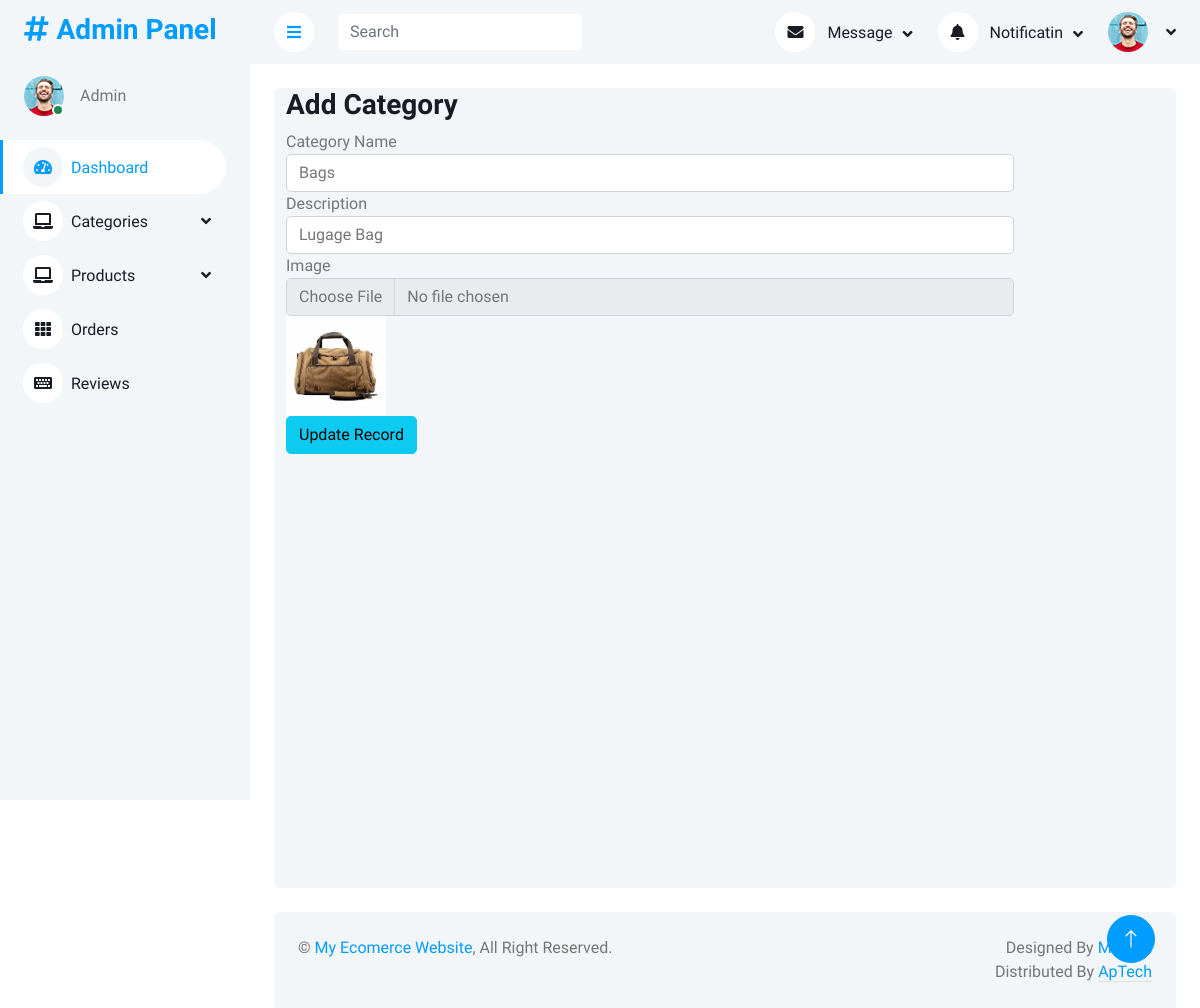
The page /AdminPanel/editCat.php?id=1 on the database its author committed.
### tables this page shows
CREATE TABLE `categories` (
  `id` int(11) NOT NULL,
  `Name` varchar(200) DEFAULT NULL,
  `Description` varchar(500) NOT NULL,
  `image` varchar(300) NOT NULL
);

### AdminPanel/editCat.php (the view)
<?php
include('query.php');
include('header.php');
?>
<?php
if(isset($_GET['id'])){
    $id= $_GET['id'];
    $query = $pdo->prepare("select * from categories where id = :cid");
    $query->bindParam('cid',$id);
    $query-> execute();
    $singleCat = $query->fetch(PDO::FETCH_ASSOC);
}
?>
            <div class="container-fluid pt-4 px-4">
                <div class="row vh-100 bg-light rounded mx-0">
                    <div class="col-md-10">
                        <h3>Add Category</h3>
                <form action="" method="post" enctype="multipart/form-data">
                <div class="form-group" >
                    <label for="">Category Name</label>
                    <input type="text"  value="<?php echo $singleCat['Name']?>" name="cName" id="" class="form-control" placeholder="" aria-describedby="helpId">
                </div>
                <div class="form-group">
                    <label for="">Description</label>
                    <input type="text" value="<?php echo $singleCat['Description']?>" name="cDesc" id="" class="form-control" placeholder="" aria-describedby="helpId">
                </div>
                <div class="form-group">
                   <label for="">Image</label>
                    <input type="file" name="cImage" id="" class="form-control" placeholder="" aria-describedby="helpId">
                <img height="100px" src="img/<?php echo $singleCat['image']?>" />
                </div>
                <button class="btn btn-info" name="updatebtn">Update Record</button>
                </form>
            </div>
            </div>
</div>
<?php
include('footer.php');
?>

### AdminPanel/css/style.css (style rules this page uses)
:root { --primary: #009CFF; --light: #F3F6F9; --dark: #191C24; }
.btn { transition: .5s; }

### rows shown on the page
categories: cName "Bags", cDesc "Lugage Bag", image (picture)
